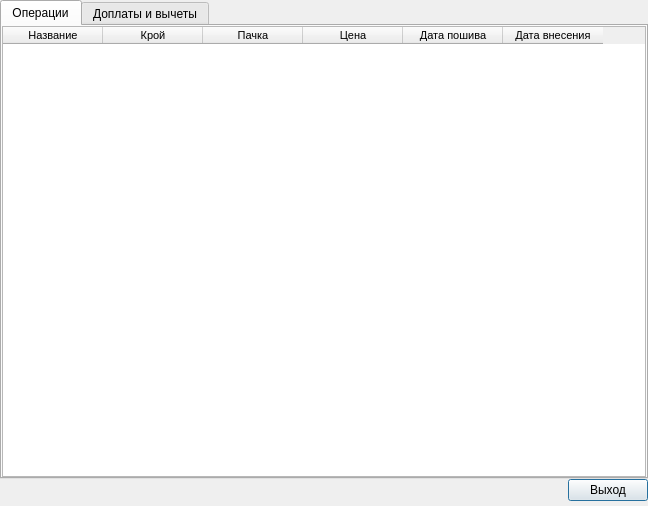
<?xml version="1.0" encoding="UTF-8"?>
<ui version="4.0">
 <class>Dialog</class>
 <widget class="QDialog" name="Dialog">
  <property name="geometry">
   <rect>
    <x>0</x>
    <y>0</y>
    <width>648</width>
    <height>506</height>
   </rect>
  </property>
  <property name="windowTitle">
   <string>Подробная зарплата</string>
  </property>
  <layout class="QGridLayout" name="gridLayout">
   <property name="leftMargin">
    <number>0</number>
   </property>
   <property name="topMargin">
    <number>0</number>
   </property>
   <property name="rightMargin">
    <number>0</number>
   </property>
   <property name="bottomMargin">
    <number>5</number>
   </property>
   <property name="spacing">
    <number>0</number>
   </property>
   <item row="0" column="0">
    <widget class="QTabWidget" name="TabWidget">
     <property name="currentIndex">
      <number>0</number>
     </property>
     <widget class="QWidget" name="tab">
      <attribute name="title">
       <string>Операции</string>
      </attribute>
      <layout class="QGridLayout" name="gridLayout_2">
       <property name="leftMargin">
        <number>0</number>
       </property>
       <property name="topMargin">
        <number>0</number>
       </property>
       <property name="rightMargin">
        <number>0</number>
       </property>
       <property name="bottomMargin">
        <number>0</number>
       </property>
       <property name="spacing">
        <number>0</number>
       </property>
       <item row="0" column="0">
        <widget class="QTableWidget" name="tw_operation">
         <property name="font">
          <font>
           <family>Tahoma</family>
           <pointsize>8</pointsize>
          </font>
         </property>
         <property name="editTriggers">
          <set>QAbstractItemView::NoEditTriggers</set>
         </property>
         <property name="alternatingRowColors">
          <bool>true</bool>
         </property>
         <property name="selectionBehavior">
          <enum>QAbstractItemView::SelectRows</enum>
         </property>
         <attribute name="verticalHeaderDefaultSectionSize">
          <number>20</number>
         </attribute>
         <attribute name="verticalHeaderMinimumSectionSize">
          <number>18</number>
         </attribute>
         <column>
          <property name="text">
           <string>Название</string>
          </property>
         </column>
         <column>
          <property name="text">
           <string>Крой</string>
          </property>
         </column>
         <column>
          <property name="text">
           <string>Пачка</string>
          </property>
         </column>
         <column>
          <property name="text">
           <string>Цена</string>
          </property>
         </column>
         <column>
          <property name="text">
           <string>Дата пошива</string>
          </property>
         </column>
         <column>
          <property name="text">
           <string>Дата внесения</string>
          </property>
         </column>
        </widget>
       </item>
      </layout>
     </widget>
     <widget class="QWidget" name="tab_2">
      <attribute name="title">
       <string>Доплаты и вычеты</string>
      </attribute>
      <layout class="QGridLayout" name="gridLayout_3">
       <property name="leftMargin">
        <number>0</number>
       </property>
       <property name="topMargin">
        <number>0</number>
       </property>
       <property name="rightMargin">
        <number>0</number>
       </property>
       <property name="bottomMargin">
        <number>0</number>
       </property>
       <property name="spacing">
        <number>0</number>
       </property>
       <item row="0" column="0">
        <widget class="QTableWidget" name="tw_p_m">
         <property name="font">
          <font>
           <family>Tahoma</family>
           <pointsize>8</pointsize>
          </font>
         </property>
         <property name="editTriggers">
          <set>QAbstractItemView::NoEditTriggers</set>
         </property>
         <property name="selectionBehavior">
          <enum>QAbstractItemView::SelectRows</enum>
         </property>
         <attribute name="verticalHeaderDefaultSectionSize">
          <number>20</number>
         </attribute>
         <attribute name="verticalHeaderMinimumSectionSize">
          <number>18</number>
         </attribute>
         <column>
          <property name="text">
           <string>За что</string>
          </property>
         </column>
         <column>
          <property name="text">
           <string>Сумма</string>
          </property>
         </column>
         <column>
          <property name="text">
           <string>На когда</string>
          </property>
         </column>
         <column>
          <property name="text">
           <string>Заметка</string>
          </property>
         </column>
         <column>
          <property name="text">
           <string>Кто внес</string>
          </property>
         </column>
        </widget>
       </item>
      </layout>
     </widget>
    </widget>
   </item>
   <item row="1" column="0">
    <layout class="QHBoxLayout" name="horizontalLayout">
     <item>
      <spacer name="horizontalSpacer">
       <property name="orientation">
        <enum>Qt::Horizontal</enum>
       </property>
       <property name="sizeHint" stdset="0">
        <size>
         <width>40</width>
         <height>20</height>
        </size>
       </property>
      </spacer>
     </item>
     <item>
      <widget class="QPushButton" name="pushButton">
       <property name="text">
        <string>Выход</string>
       </property>
      </widget>
     </item>
    </layout>
   </item>
  </layout>
 </widget>
 <resources/>
 <connections>
  <connection>
   <sender>pushButton</sender>
   <signal>clicked()</signal>
   <receiver>Dialog</receiver>
   <slot>ui_acc()</slot>
   <hints>
    <hint type="sourcelabel">
     <x>610</x>
     <y>493</y>
    </hint>
    <hint type="destinationlabel">
     <x>679</x>
     <y>491</y>
    </hint>
   </hints>
  </connection>
 </connections>
 <slots>
  <slot>ui_acc()</slot>
 </slots>
</ui>
